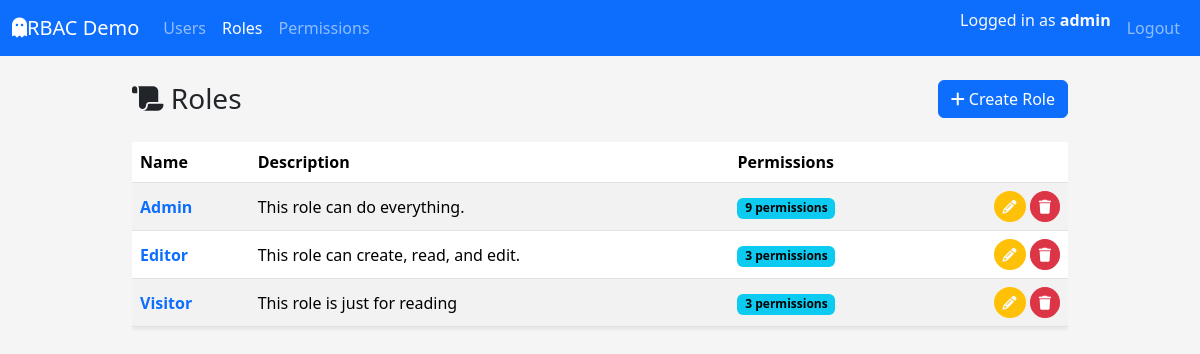
The app's page /roles/ (signed in) with its own data.
### app/models/user.py (models this page shows, shortened)
class UserTable(UserMixin,db.Model):
    __tablename__ = "tbl_users"
    id = db.Column(db.Integer, primary_key=True)
    username = db.Column(db.String(80), unique=True, nullable=False)
    email = db.Column(db.String(120), unique=True, nullable=False)
    fullname = db.Column(db.String(120), nullable=False)
    is_active = db.Column(db.Boolean, default=True, nullable=False)
    password_hash = db.Column(db.String(255), nullable=False)
    created_at = db.Column(db.DateTime, default=datetime.utcnow, nullable=False)
    updated_at = db.Column(
        db.DateTime, default=datetime.utcnow, onupdate=datetime.utcnow, nullable=False
    )
    roles = db.relationship("RoleTable", secondary=tbl_user_roles, back_populates="users")

### app/models/role.py (models this page shows, shortened)
class RoleTable(db.Model):
    __tablename__ = "tbl_roles"
    id = db.Column(db.Integer, primary_key=True)
    name = db.Column(db.String(80), unique=True, nullable=False)
    description = db.Column(db.String(255))
    created_at = db.Column(db.DateTime, default=datetime.utcnow, nullable=False)
    updated_at = db.Column(
        db.DateTime, default=datetime.utcnow, onupdate=datetime.utcnow, nullable=False
    )
    users = db.relationship("UserTable", secondary=tbl_user_roles, back_populates="roles")
    permissions = db.relationship("PermissionTable", secondary=tbl_role_permissions, back_populates="roles")

### app/routes/roles_route.py (the view)
@role_bp.route('/')
@login_required
def index():
    roles = RoleService.get_all_roles()
    return render_template("roles/index.html", roles=roles)

### app/services/role_service.py (called while the page is built)
    @staticmethod
    def get_all_roles() -> List[RoleTable]:
        return RoleTable.query.order_by(RoleTable.id.asc()).all()

### app/templates/roles/index.html (shortened to what this page needs)
{% extends "layouts/base.html" %}  {% block content %}
<div class="d-flex justify-content-between align-items-center mb-4">
  <h1 class="h3 mb-0"><i class="fa-solid fa-scroll"></i> Roles</h1>
  <a href="{{ url_for('tbl_roles.create') }}" class="btn btn-primary"
    ><i class="fa-solid fa-plus"></i> Create Role</a
  >
</div>
{% if roles %}
<div class="table-responsive">
  <table
    class="table table-striped  table-hover align-middle shadow-sm"
  >
    <thead>
      <tr>
        <th>Name</th>
        <th>Description</th>
        <th>Permissions</th>
        <th class="text-end"></th>
      </tr>
    </thead>
    <tbody>
      {% for role in roles %}
      <tr>
        <td>
          <a
            href="{{ url_for('tbl_roles.detail', role_id=role.id) }}"
            class="text-decoration-none fw-semibold"
            >{{ role.name }}</a
          >
        </td>
        <td>{{ role.description or "-" }}</td>
        <td>
          {% if role.permissions %}
            <span class="badge text-bg-info">
              {{ role.permissions|length }} permission{{ role.permissions|length != 1 and 's' or '' }}
            </span>
          {% else %}
           <span class="badge text-bg-secondary">No permission</span>
          {% endif %}
        </td>
        <td class="text-end">
          <a
            href="{{ url_for('tbl_roles.edit', role_id=role.id) }}"
            class="btn btn-sm btn-warning rounded-circle text-light"
            title="Edit"
            ><i class="fa-solid fa-pencil"></i
          ></a>
          <a
            href="{{ url_for('tbl_roles.delete_confirm', role_id=role.id) }}"
            class="btn btn-sm btn-danger rounded-circle"
            title="Delete"
            ><i class="fa-solid fa-trash"></i
          ></a>
        </td>
      </tr>
      {% endfor %}
    </tbody>
  </table>
</div>
{% else %}
  <div class="alert alert-info">
    No role found.
  <a href="{{ url_for('tbl_roles.create') }}">Create the first role</a>
</div>
{% endif %}
{% endblock %}

### app/templates/layouts/base.html (shortened to what this page needs)
<!DOCTYPE html>
<html lang="en">
  <head>
    <link
      href="https://cdn.jsdelivr.net/npm/bootstrap@5.3.8/dist/css/bootstrap.min.css"
      rel="stylesheet"
    />
    <link
      rel="stylesheet"
      href="{{ url_for('static', filename='css/style.css') }}"
    />
  </head>
  <body>
    <nav class="navbar navbar-expand-lg navbar-dark bg-primary mb-4">
      <div class="container-fluid">
        <a class="navbar-brand" href="#">
          <i class="fa-solid fa-ghost"></i>RBAC Demo
        </a>
        <div class="collapse navbar-collapse" id="navbarMain">
          <ul class="navbar-nav me-auto mb-2 mb-lg-0">
            <li class="nav-item">
              <a
                class="nav-link {% if request.blueprint == 'tbl_users' %}active{% endif %}"
                href="{{ url_for('tbl_users.index') }}"
                >Users</a
              >
            </li>
            <li class="nav-item">
              <a
                class="nav-link {% if request.blueprint == 'tbl_roles' %}active{% endif %}"
                href="{{ url_for('tbl_roles.index') }}"
                >Roles</a
              >
            </li>
            <li class="nav-item">
              <a
                class="nav-link {% if request.blueprint == 'tbl_perms' %}active{% endif %}"
                href="{{ url_for('tbl_perms.index') }}"
                >Permissions</a
              >
            </li>
          </ul>
          <ul class="navbar-nav ms-auto mb-2 mb-lg-0">
            {% if current_user.is_authenticated %}
            <li class="nav-item">
              <span class="navbar-text me-2 text-light">
                Logged in as <strong>{{ current_user.username }}</strong>
              </span>
            </li>
            <li class="nav-item">
              <a href="{{ url_for('auth.logout') }}" class="nav-link">Logout</a>
            </li>
            {% else %}
            <li class="nav-item">
              <a href="{{ url_for('auth.login') }}" class="nav-link">Login</a>
            </li>
            {% endif %}
          </ul>
        </div>
      </div>
    </nav>
    <main class="container">
       {% block content %}{% endblock %}
    </main>
  </body>
</html>

### app/static/css/style.css (style rules this page uses)
body { background-color: #f5f5f5; }
main.container { max-width: 960px; }
.table td, .table th { vertical-align: middle; }

### records on screen
UserTable: username "admin"
RoleTable: name "Admin", description "This role can do everything.", permissions|length "9", permissions|length "s"
RoleTable: name "Editor", description "This role can create, read, and edit.", permissions|length "3", permissions|length "s"
RoleTable: name "Visitor", description "This role is just for reading", permissions|length "3", permissions|length "s"
